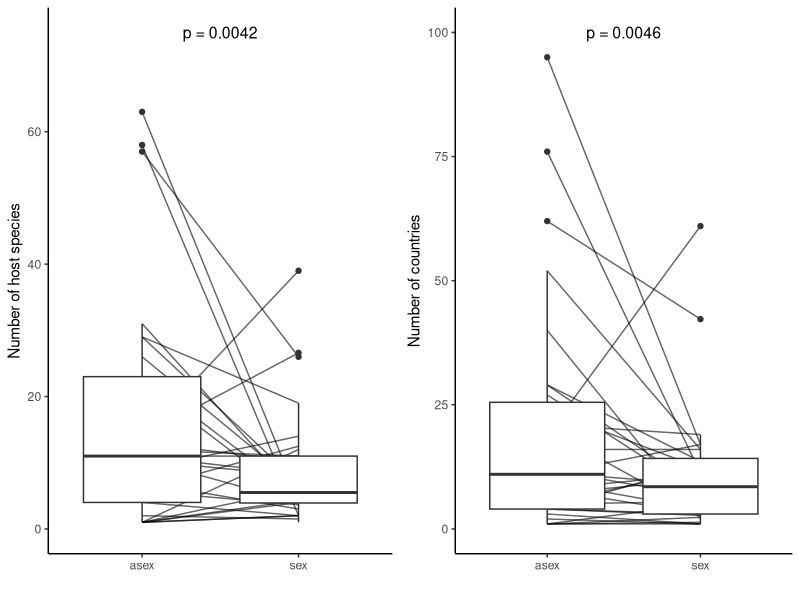
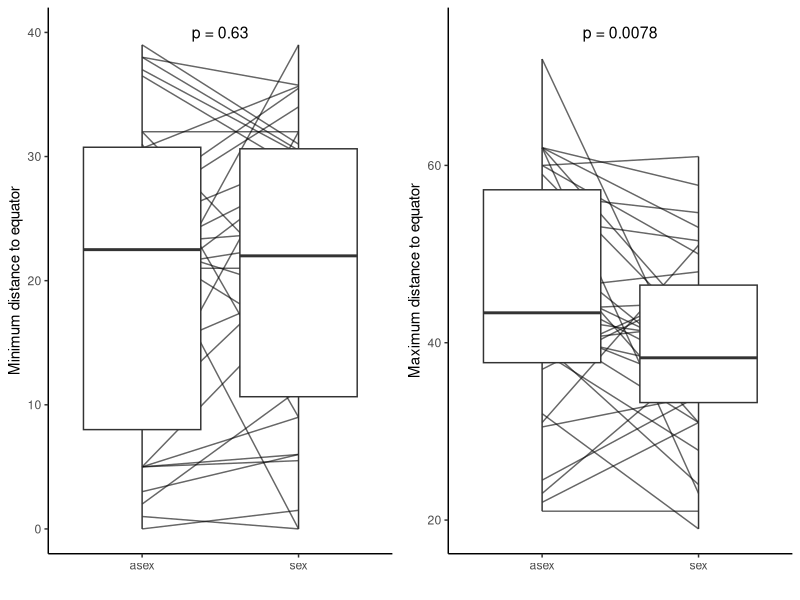

Source code (R) for these figures, in order: (Note: this script raises an error after producing the figures.)
# making some spaghettis from Casper's template code.
setwd("~/Documents/Internship/Biology17/")
auto <- read.csv("auto_data.csv",header=T)
manual <- read.csv("manual_data.csv",header=T)
manual <- manual[manual$pair!=0,]
library(ggplot2);library(gridExtra)
fullgen<- c()
for(g in levels(auto$genus)){
  if(length(levels(droplevels(auto$mode[auto$genus==g])))>1){
    fullgen <-append(fullgen,g)
  }
}
auto <- auto[auto$genus %in% fullgen,]
#==================================
#Manual dataset

host.asex <- by (data=manual$host_spp[manual$mode=="asex"], manual$pair[manual$mode=="asex"] , mean, simplify=T, na.rm=T)
host.sex <- by (data=manual$host_spp[manual$mode=="sex"], manual$pair[manual$mode=="sex"] , mean, simplify=T, na.rm=T)
df <- as.data.frame(cbind(host.asex, host.sex))
m.host <- reshape (df, varying=c("host.asex", "host.sex"), v.names = "host_spp", timevar="mode", direction="long", 
                   times = c("asex", "sex"), idvar="pair")

line.host <- ggplot(data=m.host, aes(x=mode, y=host_spp, group=pair)) + 
  geom_path(alpha=0.6) + theme_classic() + theme(axis.line.x = element_line (color="black"), axis.line.y = element_line (color="black")) +
  ylab("Number of host species") + xlab("") + annotate("text", x=1.5, y=75, label="p = 0.0042", size=4)+ylim(c(0,75))+geom_boxplot(aes(group=mode))

country.asex <- by (data=manual$nbr_country[manual$mode=="asex"], manual$pair[manual$mode=="asex"] , mean, simplify=T, na.rm=T)
country.sex <- by (data=manual$nbr_country[manual$mode=="sex"], manual$pair[manual$mode=="sex"] , mean, simplify=T, na.rm=T)
df <- as.data.frame(cbind(country.asex, country.sex))
m.country <- reshape (df, varying=c("country.asex", "country.sex"), v.names = "nbr_country", timevar="mode", direction="long", 
                   times = c("asex", "sex"), idvar="pair")


line.country <- ggplot(data=m.country, aes(x=mode, y=nbr_country, group=pair))+  
  geom_path(alpha=0.6) + theme_classic() + theme(axis.line.x = element_line (color="black"), axis.line.y = element_line (color="black")) +
  ylab("Number of countries") + xlab("") + annotate("text", x=1.5, y=100, label="p = 0.0046", size=4)+ylim(c(0,100))+geom_boxplot(aes(group=mode))

grid.arrange(line.host, line.country, nrow=1, ncol=2)

# Latitude

minlat.asex <- by(data=manual$min_dist_eq[manual$mode=="asex"],manual$pair[manual$mode=="asex"],mean,simplify=T,na.rm=T)
minlat.sex <- by(data=manual$min_dist_eq[manual$mode=="sex"],manual$pair[manual$mode=="sex"],mean,simplify=T,na.rm=T)
df <- as.data.frame(cbind(minlat.asex, minlat.sex))
m.mindist <- reshape (df, varying=c("minlat.asex", "minlat.sex"), v.names = "min_dist_eq", timevar="mode", direction="long", 
                      times = c("asex", "sex"), idvar="pair")

line.mindist <- ggplot(data=m.mindist, aes(x=mode, y=min_dist_eq, group=pair))+  
  geom_path(alpha=0.6) + theme_classic() + theme(axis.line.x = element_line (color="black"), axis.line.y = element_line (color="black")) +
  ylab("Minimum distance to equator") + xlab("") + annotate("text", x=1.5, y=40, label="p = 0.63", size=4) + geom_boxplot(aes(group=mode))

maxlat.asex <- by(data=manual$max_dist_eq[manual$mode=="asex"],manual$pair[manual$mode=="asex"],mean,simplify=T,na.rm=T)
maxlat.sex <- by(data=manual$max_dist_eq[manual$mode=="sex"],manual$pair[manual$mode=="sex"],mean,simplify=T,na.rm=T)
df <- as.data.frame(cbind(maxlat.asex, maxlat.sex))
m.maxdist <- reshape (df, varying=c("maxlat.asex", "maxlat.sex"), v.names = "max_dist_eq", timevar="mode", direction="long", 
                      times = c("asex", "sex"), idvar="pair")

line.maxdist <- ggplot(data=m.maxdist, aes(x=mode, y=max_dist_eq, group=pair))+  
  geom_path(alpha=0.6) + theme_classic() + theme(axis.line.x = element_line (color="black"), axis.line.y = element_line (color="black")) +
  ylab("Maximum distance to equator") + xlab("") + annotate("text", x=1.5, y=75, label="p = 0.0078", size=4) + geom_boxplot(aes(group=mode))

latrange.asex <- by(data=manual$lat_range[manual$mode=="asex"],manual$pair[manual$mode=="asex"],mean,simplify=T,na.rm=T)
latrange.sex <- by(data=manual$lat_range[manual$mode=="sex"],manual$pair[manual$mode=="sex"],mean,simplify=T,na.rm=T)
df <- as.data.frame(cbind(latrange.asex, latrange.sex))
m.latrange <- reshape (df, varying=c("latrange.asex", "latrange.sex"), v.names = "lat_range", timevar="mode", direction="long", 
                      times = c("asex", "sex"), idvar="pair")
m.latrange<- merge(x=m.latrange,y=manual[,c("family","pair")],by="pair")

line.latrange <- ggplot(data=m.latrange, aes(x=mode, y=lat_range, group=pair))+  
  geom_path(alpha=0.6) + theme_classic() + theme(axis.line.x = element_line (color="black"), axis.line.y = element_line (color="black")) +
  ylab("Latitude range") + xlab("") + annotate("text", x=1.5, y=120, label="p = 0.0328", size=4)

grid.arrange(line.mindist,line.maxdist,nrow=1)

#==========================================
# Automated dataset

host.asex <- by (data=auto$host_spp[auto$mode=="asex"], auto$genus[auto$mode=="asex"] , mean, simplify=T, na.rm=T)
host.sex <- by (data=auto$host_spp[auto$mode=="sex"], auto$genus[auto$mode=="sex"] , mean, simplify=T, na.rm=T)
df <- as.data.frame(cbind(host.asex, host.sex))
m.host <- reshape (df, varying=c("host.asex", "host.sex"), v.names = "host_spp", timevar="mode", direction="long", 
                   times = c("asex", "sex"), idvar="genus")

line.host <- ggplot(data=m.host, aes(x=mode, y=host_spp, group=genus)) + 
  geom_path(alpha=0.6) + theme_classic() + theme(axis.line.x = element_line (color="black"), axis.line.y = element_line (color="black")) +
  ylab("Number of host species") + xlab("") + annotate("text", x=1.5, y=150, label="p < 0.001", size=4)+geom_boxplot(aes(group=mode))+ylim(c(0,150))

country.asex <- by (data=auto$nbr_country[auto$mode=="asex"], auto$genus[auto$mode=="asex"] , mean, simplify=T, na.rm=T)
country.sex <- by (data=auto$nbr_country[auto$mode=="sex"], auto$genus[auto$mode=="sex"] , mean, simplify=T, na.rm=T)
df <- as.data.frame(cbind(country.asex, country.sex))
m.country <- reshape (df, varying=c("country.asex", "country.sex"), v.names = "nbr_country", timevar="mode", direction="long", 
                      times = c("asex", "sex"), idvar="genus")

line.country <- ggplot(data=m.country, aes(x=mode, y=nbr_country, group=genus))+
  geom_path(alpha=0.6) + theme_classic() + theme(axis.line.x = element_line (color="black"), axis.line.y = element_line (color="black")) +
  ylab("Number of countries") + xlab("") + annotate("text", x=1.5, y=90, label="p < 0.001", size=4)+geom_boxplot(aes(group=mode))

grid.arrange(line.host, line.country, nrow=1, ncol=2)

# Latitude

minlat.asex <- by(data=auto$min_dist_eq[auto$mode=="asex"],auto$genus[auto$mode=="asex"],mean,simplify=T,na.rm=T)
minlat.sex <- by(data=auto$min_dist_eq[auto$mode=="sex"],auto$genus[auto$mode=="sex"],mean,simplify=T,na.rm=T)
df <- as.data.frame(cbind(minlat.asex, minlat.sex))
m.mindist <- reshape (df, varying=c("minlat.asex", "minlat.sex"), v.names = "min_dist_eq", timevar="mode", direction="long", 
                      times = c("asex", "sex"), idvar="genus")

line.mindist <- ggplot(data=m.mindist, aes(x=mode, y=min_dist_eq, group=genus))+  
  geom_path(alpha=0.6) + theme_classic() + theme(axis.line.x = element_line (color="black"), axis.line.y = element_line (color="black")) +
  ylab("Minimum distance to equator") + xlab("") + annotate("text", x=1.5, y=50, label="p =0.01", size=4)+geom_boxplot(aes(group=mode))

maxlat.asex <- by(data=auto$max_dist_eq[auto$mode=="asex"],auto$genus[auto$mode=="asex"],mean,simplify=T,na.rm=T)
maxlat.sex <- by(data=auto$max_dist_eq[auto$mode=="sex"],auto$genus[auto$mode=="sex"],mean,simplify=T,na.rm=T)
df <- as.data.frame(cbind(maxlat.asex, maxlat.sex))
m.maxdist <- reshape (df, varying=c("maxlat.asex", "maxlat.sex"), v.names = "max_dist_eq", timevar="mode", direction="long", 
                      times = c("asex", "sex"), idvar="genus")

line.maxdist <- ggplot(data=m.maxdist, aes(x=mode, y=max_dist_eq, group=genus))+  
  geom_path(alpha=0.6) + theme_classic() + theme(axis.line.x = element_line (color="black"), axis.line.y = element_line (color="black")) +
  ylab("Maximum distance to equator") + xlab("") + annotate("text", x=1.5, y=75, label="p = 0.001", size=4)+geom_boxplot(aes(group=mode))

latrange.asex <- by(data=auto$lat_range[auto$mode=="asex"],auto$genus[auto$mode=="asex"],mean,simplify=T,na.rm=T)
latrange.sex <- by(data=auto$lat_range[auto$mode=="sex"],auto$genus[auto$mode=="sex"],mean,simplify=T,na.rm=T)
df <- as.data.frame(cbind(latrange.asex, latrange.sex))
m.latrange <- reshape (df, varying=c("latrange.asex", "latrange.sex"), v.names = "lat_range", timevar="mode", direction="long", 
                       times = c("asex", "sex"), idvar="genus")

line.latrange <- ggplot(data=m.latrange, aes(x=mode, y=lat_range, group=genus))+  
  geom_path(alpha=0.6) + theme_classic() + theme(axis.line.x = element_line (color="black"), axis.line.y = element_line (color="black")) +
  ylab("Latitude range") + xlab("") + annotate("text", x=1.5, y=120, label="p < 0.001", size=4)+geom_boxplot(aes(group=mode))

grid.arrange(line.mindist,line.maxdist,nrow=1)
